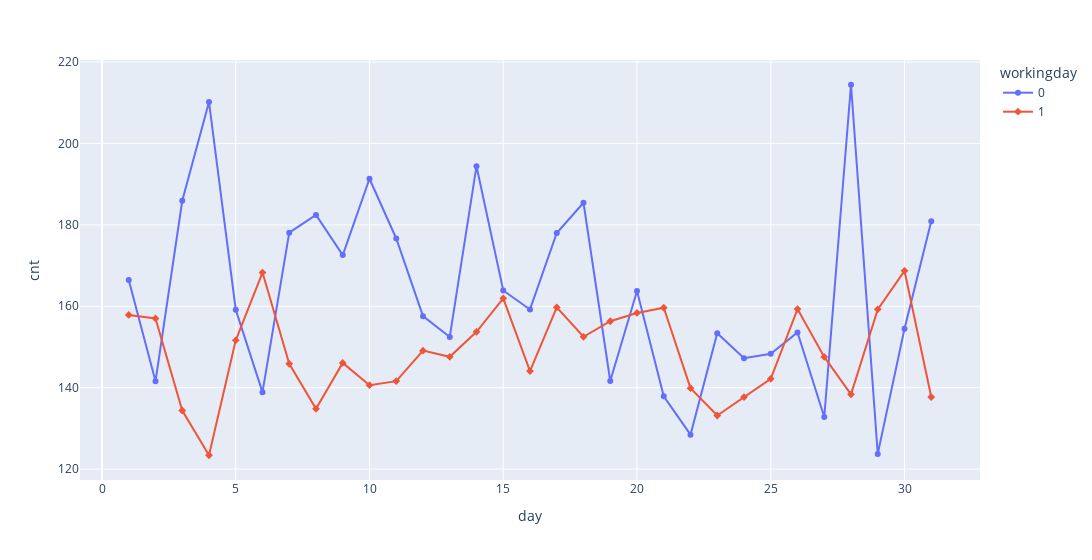

Write notebook code for a chart like this one.
### Markdown cell above
##### The above graph shows that there is some kind of seasonality in different hours of a day in the demand of Bikes

### Code cell
# Demand in days of months over the two years

daydata = data.groupby(["day","workingday"]).mean().reset_index(drop=False)
fig = px.line(daydata, x='day', y="cnt", color='workingday', markers=True, symbol="workingday", width= 1300)
fig.show()

### Figure 1 — Plotly figure (JSON) as saved in the notebook; plotly's stock layout.template omitted (floating-point values rounded to 4 significant figures)
{"data": [{"hovertemplate": "workingday=0<br>day=%{x}<br>cnt=%{y}<extra></extra>", "legendgroup": "0", "line": {"color": "#636efa", "dash": "solid"}, "marker": {"symbol": "circle"}, "mode": "lines+markers", "name": "0", "orientation": "v", "showlegend": true, "type": "scatter", "x": [1, 2, 3, 4, 5, 6, 7, 8, 9, 10, 11, 12, 13, 14, 15, 16, 17, 18, 19, 20, 21, 22, 23, 24, 25, 26, 27, 28, 29, 30, 31], "xaxis": "x", "y": [166.5, 141.6, 185.9, 210.2, 159.2, 138.9, 178.1, 182.4, 172.6, 191.3, 176.7, 157.6, 152.5, 194.4, 163.9, 159.2, 178.0, 185.4, 141.6, 163.7, 137.9, 128.5, 153.4, 147.2, 148.3, 153.6, 132.8, 214.4, 123.7, 154.5, 180.9], "yaxis": "y"}, {"hovertemplate": "workingday=1<br>day=%{x}<br>cnt=%{y}<extra></extra>", "legendgroup": "1", "line": {"color": "#EF553B", "dash": "solid"}, "marker": {"symbol": "diamond"}, "mode": "lines+markers", "name": "1", "orientation": "v", "showlegend": true, "type": "scatter", "x": [1, 2, 3, 4, 5, 6, 7, 8, 9, 10, 11, 12, 13, 14, 15, 16, 17, 18, 19, 20, 21, 22, 23, 24, 25, 26, 27, 28, 29, 30, 31], "xaxis": "x", "y": [157.9, 157.0, 134.4, 123.4, 151.6, 168.3, 145.9, 134.8, 146.1, 140.6, 141.6, 149.1, 147.6, 153.7, 162.0, 144.1, 159.7, 152.5, 156.3, 158.4, 159.6, 139.9, 133.2, 137.7, 142.2, 159.3, 147.6, 138.4, 159.2, 168.7, 137.7], "yaxis": "y"}], "layout": {"legend": {"title": {"text": "workingday"}, "tracegroupgap": 0}, "margin": {"t": 60}, "width": 1300, "xaxis": {"anchor": "y", "domain": [0, 1], "title": {"text": "day"}}, "yaxis": {"anchor": "x", "domain": [0, 1], "title": {"text": "cnt"}}}}
